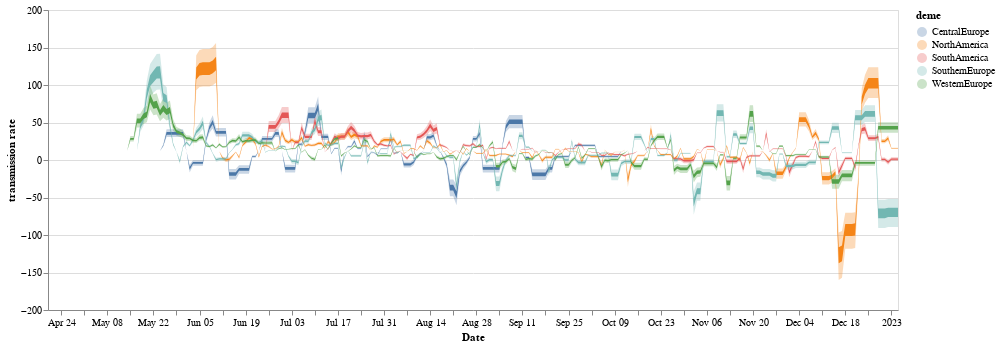

Write notebook code for a chart like this one.
### Code cell
line = alt.Chart(test_north).mark_area().encode(
    alt.X('date:T', axis=alt.Axis(title="Date", grid=False)),
    alt.Y('lower_hpd_log_50',axis=alt.Axis(title="transmission rate"), scale = alt.Scale(zero= False)),
    alt.Y2('upper_hpd_log_50'),
    color=alt.Color('deme:N')
).properties(
    width=850,
    height=300
)

band = alt.Chart(test_north).mark_area(
    opacity=0.3
).encode(
    alt.X('date:T', axis=alt.Axis(title="Date", grid=False)),
    alt.Y('lower_hpd_log_95'),
    alt.Y2('upper_hpd_log_95'),
    color=alt.Color('deme:N')
).properties(
    width=850,
    height=300
)

band + line

### Figure 1 — Vega-Lite specification as saved in the notebook (floating-point values rounded to 4 significant figures; data arrays with more than 128 entries replaced by an {"elided": "..."} marker saying what was removed)
{"config": {"view": {"continuousWidth": 400, "continuousHeight": 300}}, "layer": [{"mark": {"type": "area", "opacity": 0.3}, "encoding": {"color": {"field": "deme", "type": "nominal"}, "x": {"axis": {"grid": false, "title": "Date"}, "field": "date", "type": "temporal"}, "y": {"field": "lower_hpd_log_95", "type": "quantitative"}, "y2": {"field": "upper_hpd_log_95"}}, "height": 300, "width": 850}, {"mark": "area", "encoding": {"color": {"field": "deme", "type": "nominal"}, "x": {"axis": {"grid": false, "title": "Date"}, "field": "date", "type": "temporal"}, "y": {"axis": {"title": "transmission rate"}, "field": "lower_hpd_log_50", "scale": {"zero": false}, "type": "quantitative"}, "y2": {"field": "upper_hpd_log_50"}}, "height": 300, "width": 850}], "data": {"name": "data-72227666ac74da8fb73b5105e11542b5"}, "$schema": "https://vega.github.io/schema/vega-lite/v4.17.0.json", "datasets": {"data-72227666ac74da8fb73b5105e11542b5": {"elided": "1295 records"}}}
